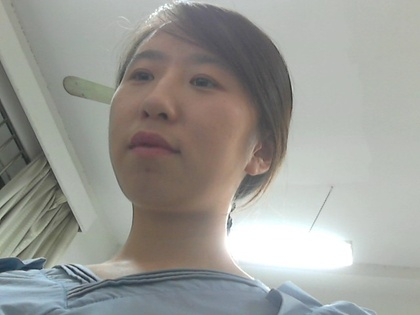
%> input picture img/ghdown.jpg, 420 x 315 px, shrunk from 640 x 480 before the run
$ octave --eval "result = finalMain('../img/ghdown.jpg');"   (GNU Octave 9; MATLAB toolbox functions it lacks are replaced by stand-ins)
%> lines starting %> are read from the running program, lines starting %| are printed output that depends on the picture; in (x1, y1, x2, y2) boxes, pixels count from 0 and x2, y2 are one past the last pixel; in counts of white or black regions, pixels touching at a corner belong together; the program's own positions count from 1
### facedetect/rgb2ycgcr.m
function ycgcr = rgb2ycgcr(rgb)
% function ycgcr = rgb2ycgcr(rgb)
% convert rgb image to ycgcr image
% Inputs:
%   rgb    - rgb image
%
% Outputs:
%   ycgcr  - ycgcr image

% reshape image to 2d matrix
rgb = im2double(rgb);
[m, n, p] = size(rgb);
rgb_2d = reshape(rgb, m*n, p);
% convert parameters
origT = [65.481 128.553 24.966;...
     -81.085 112 -30.915; ...
     112 -93.768 -18.214];
origOffset = [16; 128; 128];
origOffset_2d = repmat(origOffset, 1, m*n);
% rgb to ycgcr
ycgcr = origOffset_2d + origT*rgb_2d';
ycgcr = ycgcr';
ycgcr = reshape(ycgcr, m, n, p);
ycgcr = uint8(ycgcr);
end


### facedetect/skindetect.m
%函数功能：利用单高斯模型进行肤色分割
%输入RGB彩色图，输出分割后的二值化图片

function [imgdst]=skindetect(imgsrc)
%img_ycbcr=rgb2ycbcr(imgsrc);

img_ycgcr=rgb2ycgcr(imgsrc);
[a,b,c]=size(img_ycgcr);
cg=double(img_ycgcr(:,:,2));
cr=double(img_ycgcr(:,:,3));
imgdst=zeros(a,b);
for p=1:a
    for q=1:b
        w=[cg(p,q),cr(p,q)];
        % [10 lines of commented-out code are left out]

       m=[117.4361 156.5599];
        %m=[116.0192 148.7319];
        n=[160.1301 12.1430;12.1430 299.4574];
        %n=[34.2329 -17.6796;-17.6796 76.4414];

        imgdst(p,q)=exp((-0.5)*(w-m)*n^(-1)*(w-m)');%算某象素点的概
    end
end
imgdst=Otsuthresh(imgdst);

### facedetect/Otsuthresh.m
%函数功能：通过OTSU算法得到二值化的最优阈值
%输入灰度图像，输出二值化图片

function [imgdst]=Otsuthresh(imgscr)

thresh=graythresh(imgscr);
imgdst=im2bw(imgscr,thresh);

### facedetect/skindetectycb.m
%函数功能：利用单高斯模型进行肤色分割
%输入RGB彩色图，输出分割后的二值化图片

function [imgdst]=skindetectycb(imgsrc)
img_ycbcr=rgb2ycbcr(imgsrc);
%img_ycgcr=rgb2ycgcr(imgsrc);
[a,b,c]=size(img_ycbcr);
cg=double(img_ycbcr(:,:,2));
cr=double(img_ycbcr(:,:,3));
imgdst=zeros(a,b);
for p=1:a
    for q=1:b
        w=[cg(p,q),cr(p,q)];
        % [10 lines of commented-out code are left out]

        m=[117.4361 156.5599];
        n=[160.1301 12.1430;12.1430 299.4574];

        imgdst(p,q)=exp((-0.5)*(w-m)*n^(-1)*(w-m)');%算某象素点的概
    end
end
imgdst=Otsuthresh(imgdst);

### facedetect/NonSkinDelete.m
function [Img_dst]=NonSkinDelete(Img_src)
%去除非人脸区域
SE=strel('square',5);
%Img_dst=imopen(Img_dst,SE);
Img_src=imdilate(Img_src,SE);

[L,num]=bwlabel(Img_src,8);     %连通区域标记
B=zeros(size(Img_src));
for i=1:num
    Area(i)=bwarea(L==i);%计算每个皮肤区域的面积
end
for i=1:num
    [r,c] = find(L==i) ;
    left(i)=min(c);
    right(i)=max(c);
    up(i)=min(r);
    down(i)=max(r);
end
for i=1:num
    %计算各矩形区域面积
    Rect_Area(i)=(down(i)-up(i))*(right(i)-left(i));
end
%计算各区域的填充率
Ratio=Area./Rect_Area;
for i=1:num
   if Ratio(i)>=0.5%若相应区域的填充率大于0.5则保留该区域
       [x,y]=find(L==i);%第i块区域的坐标值
       B=B+bwselect(Img_src,y,x,8);%把填充率大于0.5皮肤区域叠加起来
   end
end

%%%%%%%%%%%%%%%%%%%%%%%%%%根据面积比来进一步除去一些较小的非人脸区域%%%%%%%%%%%%%%%%%%%%%%%%%%
[L1,num1]=bwlabel(B,8);     %连通区域标记
Img_dst=zeros(size(B));
for i=1:num1
    Area(i)=bwarea(L1==i);%计算每个皮肤区域的面积
end
maxarea=max(Area);%取最大值
q=Area/maxarea;%每块区域的面积与最大区域面积的比值
for i=1:num1
   if q(i)>=0.3%若相应区域的面积比值大于0.3则保留该区域
       [x,y]=find(L1==i);%第i块区域的坐标值
       Img_dst=Img_dst+bwselect(B,y,x,8);%把面积比值大于0.3皮肤区域叠加起来
   end
end


%%%%%%%%%%%%%%%%%%%%%%%%%%%%%%%保留最大联通区域%%%%%%%%%%%%%%%%%%%%%%%%%%%%%%%%
% [5 lines of commented-out code are left out]
Img_dst=imfill(Img_dst,'holes');

### facedetect/plotLin.m
function[x,y] = plotLin(skingh)
BW = edge(skingh,'canny');
[Lin,num]=bwlabel(BW,8);
[x,y]=find(Lin==1);
% line = (max(x)-min(x))/3+min(x);
figure,plot(x,y,'*');
xlabel('x');
ylabel('y');
% hold on
% plot([x(line);x(line)])

### facedetect/getNeckLineData.m
function[s,t] = getNeckLineData(skingh)%截取脖子区域两侧曲线散点坐标数据
BW = edge(skingh,'canny');
[Lin,num]=bwlabel(BW,8);
[x,y]=find(Lin==1);
s = x(x>250);
t = y(x>250);%取下半部分
s = s(t<250);
t = t(t<250);%取左半部分
s = s(s<380);
t = t(s<380);%剔除底部曲线
figure,plot(s,t,'*');
xlabel('x');
ylabel('y');

### facedetect/finalMain.m
function[imgOriginal, imgSkin, imgNonSkin] = finalMain(img)
%> called with img = '../img/ghdown.jpg'
imgOriginal = imread(img);
%> imgOriginal is the input picture: size 315x420x3 uint8; mean R, G, B 155.4, 155.5, 150.6
imgSkin = skindetect(imgOriginal);
%> in skindetect, `cg=double(img_ycgcr(:,:,2));`:
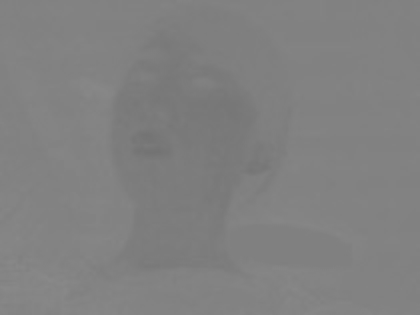
%> cg: size 315x420 double; min 115, max 137, mean 128.6
%> in Otsuthresh, `thresh=graythresh(imgscr);`: thresh = 0.306
%> in Otsuthresh, `imgdst=im2bw(imgscr,thresh);`:
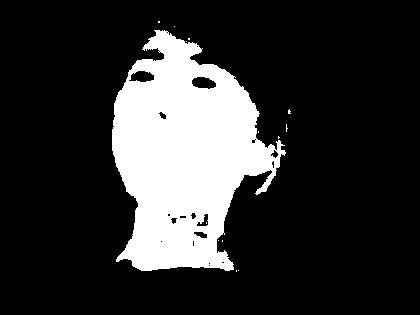
%> imgdst: size 315x420 logical; 19.2% white; 14 white regions (13 under 20 px), largest, box (x1, y1, x2, y2) and area: (112, 30, 286, 271) 25402
imgSkin1 = skindetectycb(imgOriginal);
%> in skindetectycb, `img_ycbcr=rgb2ycbcr(imgsrc);`: img_ycbcr: size 315x420x3 uint8; mean of channels 1, 2, 3 149.1, 125.8, 128.2
%> after the loop in skindetectycb, `for p=1:a`:
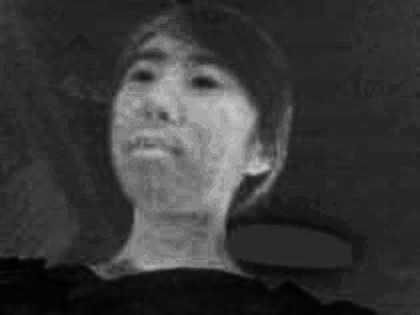
%> imgdst: size 315x420 double; min 0.00564, max 0.8, mean 0.223
%> in Otsuthresh (call 2), `imgdst=im2bw(imgscr,thresh);`: imgdst: size 315x420 logical; 19.4% white; 7 white regions (4 under 20 px), largest, box (x1, y1, x2, y2) and area: (111, 32, 287, 273) 25475, (282, 107, 292, 136) 98, (97, 266, 107, 277) 47
imgNonSkin = NonSkinDelete(imgSkin);
%> in NonSkinDelete, `Img_src=imdilate(Img_src,SE);`: Img_src: size 315x420 logical; 21.6% white; 5 white regions, box (x1, y1, x2, y2) and area: (110, 28, 288, 274) 28381, (284, 122, 290, 134) 65, (286, 107, 293, 116) 60, (156, 19, 162, 25) 36, (172, 24, 177, 29) 25
%> in NonSkinDelete, `[L,num]=bwlabel(Img_src,8);`:
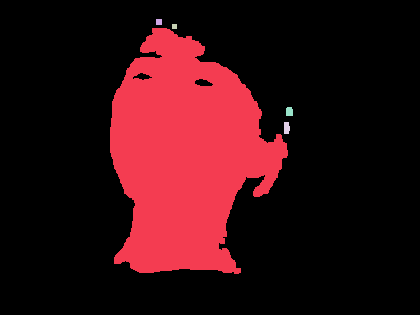
%> L: size 315x420 double; 6 distinct labels, from 0 to 5; one colour per label, 0 black
%> in NonSkinDelete, `[L,num]=bwlabel(Img_src,8);`: num = 5
%> the loop in NonSkinDelete, `for i=1:num` made 5 passes
%> after the loop in NonSkinDelete, `for i=1:num`: Area = [28416.1 36 25 65.25 60.25]
%> after the loop in NonSkinDelete, `for i=1:num`: down = [274 25 29 134 116]; left = [111 157 173 285 287]; right = [288 162 177 290 293]; up = [29 20 25 123 108]
%> after the loop in NonSkinDelete, `for i=1:num`: Rect_Area = [43365 25 16 55 48]
%> in NonSkinDelete, `Ratio=Area./Rect_Area;`: Ratio = [0.655 1.44 1.56 1.19 1.26]
%> after the loop in NonSkinDelete, `for i=1:num`: x = 60 values, max 116 at index 8, min 108 at index 9, mean 112.2; y = 60 values from 287 to 293
%> in NonSkinDelete, `[L1,num1]=bwlabel(B,8);`: num1 = 5
%> the loop in NonSkinDelete, `for i=1:num1` made 5 passes
%> in NonSkinDelete, `maxarea=max(Area);`: maxarea = 28416.1
%> in NonSkinDelete, `q=Area/maxarea;`: q = [1 0.00127 0.00088 0.0023 0.00212]
%> in NonSkinDelete, `Img_dst=imfill(Img_dst,'holes');`: Img_dst: size 315x420 double; values 0 (black) and 1 (white), 21.6% white; 1 white region, box (x1, y1, x2, y2) and area: (110, 28, 288, 274) 28540
imgNonSkin1 = NonSkinDelete(imgSkin1);
%> in NonSkinDelete (call 2), `Img_src=imdilate(Img_src,SE);`: Img_src: size 315x420 logical; 21.8% white; 3 white regions, box (x1, y1, x2, y2) and area: (109, 30, 294, 275) 28670, (90, 264, 109, 279) 204, (143, 26, 148, 32) 30
%> in NonSkinDelete (call 2), `[L,num]=bwlabel(Img_src,8);`:
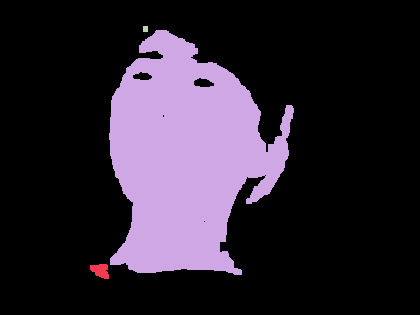
%> L: size 315x420 double; 4 distinct labels, from 0 to 3; one colour per label, 0 black
%> in NonSkinDelete (call 2), `[L,num]=bwlabel(Img_src,8);`: num = 3
%> the loop in NonSkinDelete (call 2), `for i=1:num` made 3 passes
%> after the loop in NonSkinDelete (call 2), `for i=1:num`: Area = [205.6 28709.1 30]
%> after the loop in NonSkinDelete (call 2), `for i=1:num`: down = [279 275 32]; left = [91 110 144]; right = [109 294 148]; up = [265 31 27]
%> after the loop in NonSkinDelete (call 2), `for i=1:num`: Rect_Area = [252 44896 20]
%> in NonSkinDelete (call 2), `Ratio=Area./Rect_Area;`: Ratio = [0.816 0.639 1.5]
%> after the loop in NonSkinDelete (call 2), `for i=1:num`: x = 30 values, max 32 at index 6, min 27 at index 1, mean 29.5; y = 30 values from 144 to 148
%> in NonSkinDelete (call 2), `[L1,num1]=bwlabel(B,8);`: num1 = 3
%> the loop in NonSkinDelete (call 2), `for i=1:num1` made 3 passes
%> in NonSkinDelete (call 2), `maxarea=max(Area);`: maxarea = 28709.1
%> in NonSkinDelete (call 2), `q=Area/maxarea;`: q = [0.00716 1 0.00104]
%> in NonSkinDelete (call 2), `Img_dst=imfill(Img_dst,'holes');`: Img_dst: size 315x420 double; values 0 (black) and 1 (white), 21.9% white; 1 white region, box (x1, y1, x2, y2) and area: (109, 30, 294, 275) 28910

figure(1);
title('原图');
imshow(imgOriginal);
figure(2);
title('颜色空间对比图');
subplot(2,2,1);
imshow(imgSkin);
subplot(2,2,2);
imshow(imgNonSkin);
subplot(2,2,3);
imshow(imgSkin1);
subplot(2,2,4);
imshow(imgNonSkin1);
plotLin(imgNonSkin);
%> in plotLin, `BW = edge(skingh,'canny');`:
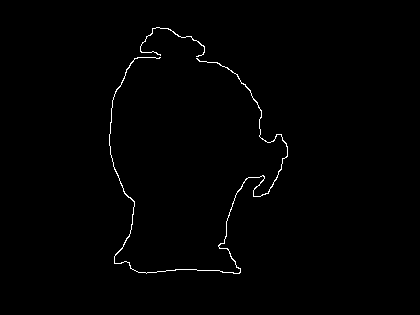
%> BW: size 315x420 logical; 0.75% white in thin lines or dots, all inside (x1, y1, x2, y2) = (109, 27, 288, 274)
%> in plotLin, `[Lin,num]=bwlabel(BW,8);`: Lin: size 315x420 double; 3 distinct labels, from 0 to 2
%> in plotLin, `[Lin,num]=bwlabel(BW,8);`: num = 2
%> in plotLin, `[x,y]=find(Lin==1);`: x = 852 values from 58 to 274; y = 852 values from 110 to 288
% imgLin1 = plotLin(imgNonSkin1);
getNeckLineData(imgNonSkin);
%> in getNeckLineData, `s = x(x>250);`: s = 188 values, max 274 at index 58, min 251 at index 21, mean 267.5
%> in getNeckLineData, `t = y(x>250);`: t = 188 values from 115 to 241
%> `result = finalMain('../img/ghdown.jpg');`:
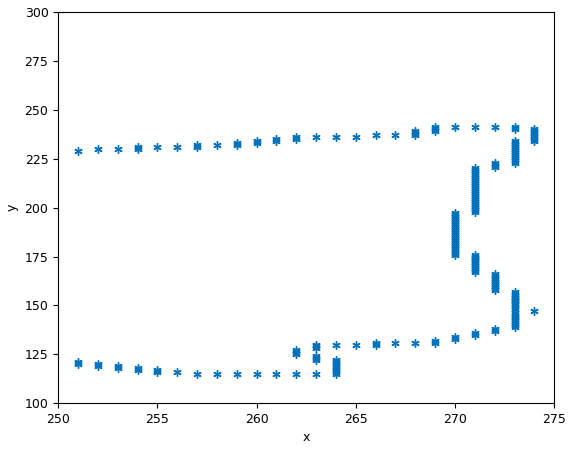
%> figure redrawn from the program's plot data
% imgNeckLine1 = getNeckLineData(imgLin1);

$ run again, on img/ghforward.jpg
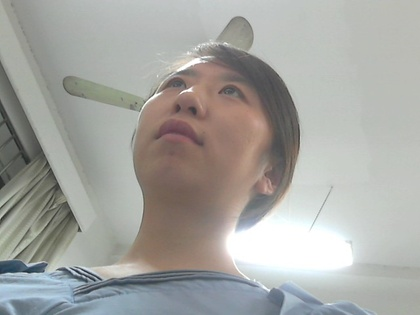
%> input picture img/ghforward.jpg, 420 x 315 px, shrunk from 640 x 480 before the run
%> in finalMain, imgOriginal is the input picture: size 315x420x3 uint8; mean R, G, B 165.2, 165.2, 161.2
%> thresh = 0.343
%> img_ycbcr: size 315x420x3 uint8; mean of channels 1, 2, 3 157.5, 126.2, 128.2
%> Img_src: size 315x420 logical; 17.9% white; 4 white regions, box (x1, y1, x2, y2) and area: (123, 58, 291, 276) 23434, (290, 144, 300, 158) 129, (180, 60, 188, 65) 40, (285, 167, 290, 172) 25
%> L: size 315x420 double; 5 distinct labels, from 0 to 4
%> in NonSkinDelete, `[L,num]=bwlabel(Img_src,8);`: num = 4
%> the loop in NonSkinDelete, `for i=1:num` made 4 passes
%> after the loop in NonSkinDelete, `for i=1:num`: Area = [23467.6 40 25 129.8]
%> after the loop in NonSkinDelete, `for i=1:num`: down = [276 65 172 158]; left = [124 181 286 291]; right = [291 188 290 300]; up = [59 61 168 145]
%> after the loop in NonSkinDelete, `for i=1:num`: Rect_Area = [36239 28 16 117]
%> Ratio = [0.648 1.43 1.56 1.11]
%> the loop in NonSkinDelete, `for i=1:num` made 4 passes
%> pass 1, in NonSkinDelete, `B=B+bwselect(Img_src,y,x,8);`:
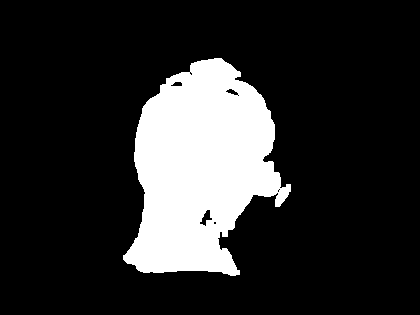
%> B: size 315x420 double; values 0 (black) and 1 (white), 17.7% white; 1 white region, box (x1, y1, x2, y2) and area: (123, 58, 291, 276) 23434
%> after the loop in NonSkinDelete, `for i=1:num`: x = 129 values, max 158 at index 23, min 145 at index 24, mean 151.7; y = 129 values from 291 to 300
%> num1 = 4
%> the loop in NonSkinDelete, `for i=1:num1` made 4 passes
%> maxarea = 23467.6
%> q = [1 0.0017 0.00107 0.00553]
%> Img_src: size 315x420 logical; 18.2% white; 3 white regions, box (x1, y1, x2, y2) and area: (118, 59, 292, 276) 23745, (284, 143, 300, 174) 297, (101, 270, 108, 276) 42
%> L: size 315x420 double; 4 distinct labels, from 0 to 3
%> the loop in NonSkinDelete (call 2), `for i=1:num` made 3 passes
%> the loop in NonSkinDelete (call 2), `for i=1:num1` made 3 passes
%> BW: size 315x420 logical; 0.62% white in thin lines or dots, all inside (x1, y1, x2, y2) = (123, 58, 292, 276)
%> in plotLin, `[Lin,num]=bwlabel(BW,8);`: num = 1
%> in plotLin, `[x,y]=find(Lin==1);`: x = 823 values from 59 to 276; y = 823 values from 124 to 292
%> s = 174 values, max 276 at index 139, min 251 at index 19, mean 268.7
%> t = 174 values from 124 to 240
%> `result = finalMain('../img/ghdown.jpg');`:
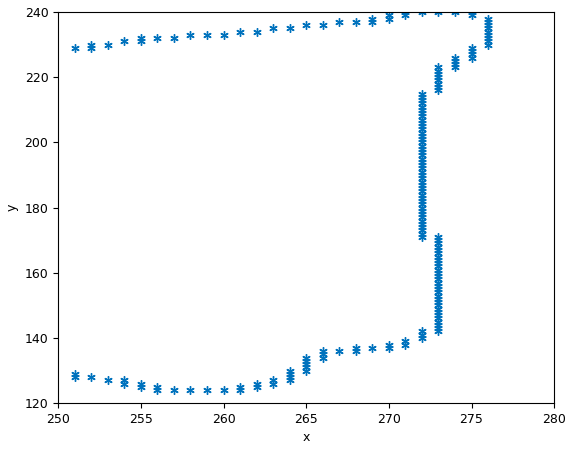
%> figure redrawn from the program's plot data

$ run again, on img/ghleft.jpg
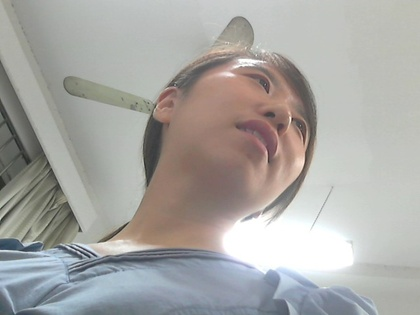
%> input picture img/ghleft.jpg, 420 x 315 px, shrunk from 640 x 480 before the run
%> in finalMain, imgOriginal is the input picture: size 315x420x3 uint8; mean R, G, B 168.4, 166.9, 163.8
%> thresh = 0.38
%> img_ycbcr: size 315x420x3 uint8; mean of channels 1, 2, 3 159.4, 126.5, 128.8
%> Img_src: size 315x420 logical; 18.9% white; 3 white regions, box (x1, y1, x2, y2) and area: (111, 56, 316, 252) 24441, (193, 46, 249, 66) 576, (97, 246, 105, 253) 52
%> L: size 315x420 double; 4 distinct labels, from 0 to 3
%> in NonSkinDelete, `[L,num]=bwlabel(Img_src,8);`: num = 3
%> the loop in NonSkinDelete, `for i=1:num` made 3 passes
%> after the loop in NonSkinDelete, `for i=1:num`: Area = [52.38 24470.5 579.1]
%> after the loop in NonSkinDelete, `for i=1:num`: down = [253 252 66]; left = [98 112 194]; right = [105 316 249]; up = [247 57 47]
%> after the loop in NonSkinDelete, `for i=1:num`: Rect_Area = [42 39780 1045]
%> Ratio = [1.25 0.615 0.554]
%> after the loop in NonSkinDelete, `for i=1:num`: x = 576 values, max 66 at index 6, min 47 at index 416, mean 54.97; y = 576 values from 194 to 249
%> num1 = 3
%> the loop in NonSkinDelete, `for i=1:num1` made 3 passes
%> maxarea = 24470.5
%> q = [0.00214 1 0.0237]
%> in NonSkinDelete (call 2), `Img_src=imdilate(Img_src,SE);`:
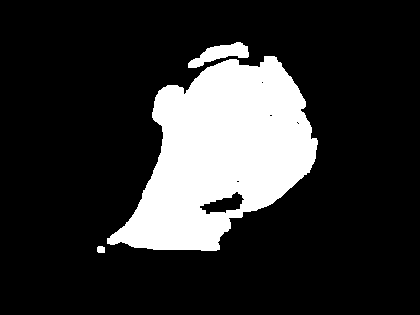
%> Img_src: size 315x420 logical; 19% white; 3 white regions, box (x1, y1, x2, y2) and area: (107, 56, 318, 251) 24313, (188, 42, 249, 68) 731, (97, 246, 105, 253) 52
%> L: size 315x420 double; 4 distinct labels, from 0 to 3
%> the loop in NonSkinDelete (call 2), `for i=1:num` made 3 passes
%> after the loop in NonSkinDelete (call 2), `for i=1:num`: Area = [52.38 24346.9 735.2]
%> after the loop in NonSkinDelete (call 2), `for i=1:num`: down = [253 251 68]; left = [98 108 189]; right = [105 318 249]; up = [247 57 43]
%> after the loop in NonSkinDelete (call 2), `for i=1:num`: Rect_Area = [42 40740 1500]
%> Ratio = [1.25 0.598 0.49]
%> L1: size 315x420 double; 3 distinct labels, from 0 to 2
%> num1 = 2
%> the loop in NonSkinDelete (call 2), `for i=1:num1` made 2 passes
%> maxarea = 24346.9
%> q = [0.00215 1 0.0302]
%> BW: size 315x420 logical; 0.58% white in thin lines or dots, all inside (x1, y1, x2, y2) = (111, 56, 316, 252)
%> in plotLin, `[Lin,num]=bwlabel(BW,8);`: num = 1
%> in plotLin, `[x,y]=find(Lin==1);`: x = 768 values from 57 to 252; y = 768 values from 112 to 316
%> s = 37 values, max 252 at index 16, min 251 at index 1, mean 251.6
%> t = 37 values from 161 to 225
%> `result = finalMain('../img/ghdown.jpg');`:
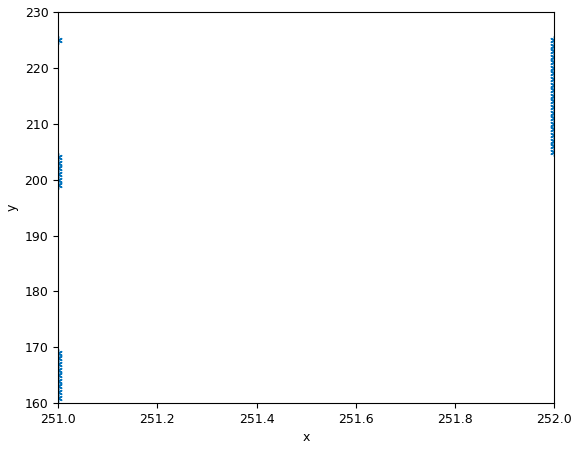
%> figure redrawn from the program's plot data

$ run again, on img/ghright.jpg
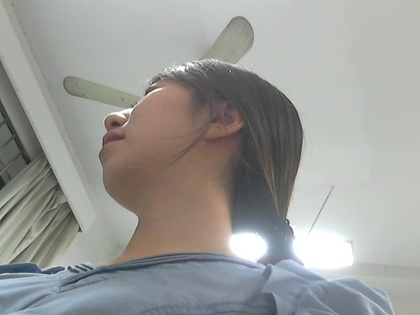
%> input picture img/ghright.jpg, 420 x 315 px, shrunk from 640 x 480 before the run
%> in finalMain, imgOriginal is the input picture: size 315x420x3 uint8; mean R, G, B 155.5, 155.8, 152.8
%> thresh = 0.361
%> img_ycbcr: size 315x420x3 uint8; mean of channels 1, 2, 3 149.4, 126.7, 128
%> Img_src: size 315x420 logical; 14.6% white; 1 white region, box (x1, y1, x2, y2) and area: (98, 78, 246, 265) 19325
%> num = 1
%> the loop in NonSkinDelete, `for i=1:num` made 1 pass
%> Ratio = 0.708
%> num1 = 1
%> the loop in NonSkinDelete, `for i=1:num1` made 1 pass
%> maxarea = 19348.2
%> q = 1
%> Img_src: size 315x420 logical; 14.6% white; 1 white region, box (x1, y1, x2, y2) and area: (98, 78, 246, 265) 19292
%> the loop in NonSkinDelete (call 2), `for i=1:num` made 1 pass
%> the loop in NonSkinDelete (call 2), `for i=1:num1` made 1 pass
%> BW: size 315x420 logical; 0.53% white in thin lines or dots, all inside (x1, y1, x2, y2) = (98, 78, 246, 265)
%> x = 701 values from 79 to 265; y = 701 values from 99 to 246
%> s = 146 values, max 265 at index 10, min 251 at index 32, mean 257.4
%> t = 146 values from 113 to 229
%> `result = finalMain('../img/ghdown.jpg');`:
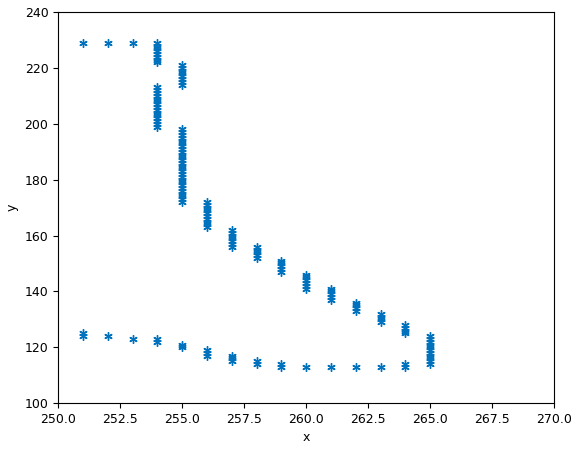
%> figure redrawn from the program's plot data
